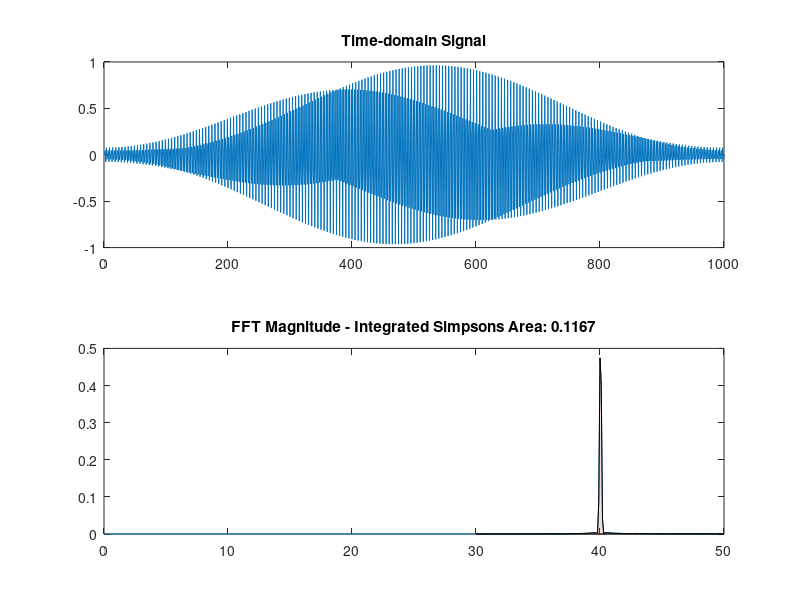

Source code (MATLAB):
function matlab_script()

    % Constants
    TIMESTEP = 0.01;
    NUMSAMPLES = 1000;
    MOD_FREQ_HZ = 40;
    CHANNEL_SEPARATION_HZ = 40;

    % Main script execution
    signal = generate_signal(TIMESTEP, NUMSAMPLES);
    visualize_signal_and_fft_simpsons(signal, TIMESTEP, MOD_FREQ_HZ, CHANNEL_SEPARATION_HZ);

end

function signal = generate_signal(timestep, numsamples)
    t = linspace(0, numsamples*timestep, numsamples);
    windowed_signal = sin(40.0 * 2.0 * pi * t) .* hamming(numsamples).';
    signal = windowed_signal;
end

function [xf, yf] = fft_calculate(data, timestep)
    yf = abs(fft(data));
    numsamples = length(data);
    freq = 0:1/timestep/numsamples:1/timestep - 1/timestep/numsamples;
    xf = freq(1:numsamples/2);
    yf = yf(1:numsamples/2) * 2.0 / numsamples;
end

function [idx, nearestValue] = find_nearest(array, value)
    [~, idx] = min(abs(array - value));
    nearestValue = array(idx);
end

function result = simpsons_integration(xf, yf, idx_start, idx_stop)
    n = idx_stop - idx_start;
    if mod(n, 2) == 0
        error('Number of intervals should be even for Simpson''s rule.');
    end

    h = (xf(idx_stop) - xf(idx_start)) / n;
    result = 0;

    for i = 0:n
        y = yf(idx_start + i);
        
        if i == 0 || i == n
            result = result + y;
        elseif mod(i, 2) == 0
            result = result + 2*y;
        else
            result = result + 4*y;
        end
    end

    result = result * h/3;
end

function visualize_signal_and_fft_simpsons(signal, timestep, mod_freq_hz, channel_separation_hz)
    [xf, yf] = fft_calculate(signal, timestep);

    freq_start = mod_freq_hz - channel_separation_hz / 2;
    freq_stop = mod_freq_hz + channel_separation_hz / 2;

    [idx_start, ~] = find_nearest(xf, freq_start);
    [idx_stop, ~] = find_nearest(xf, freq_stop);

    % Ensure even number of intervals
    if mod(idx_stop - idx_start, 2) == 0
        idx_stop = idx_stop + 1;
    end

    integrated_area = simpsons_integration(xf, yf, idx_start, idx_stop);

    % Time-domain Signal plot
    subplot(2, 1, 1);
    plot(signal);
    title('Time-domain Signal');
    
    % FFT Magnitude plot
    subplot(2, 1, 2);
    plot(xf, yf);
    hold on;

    % Highlight Area of Interest
    freq_start = mod_freq_hz - (channel_separation_hz * 0.25);
    freq_stop = mod_freq_hz + (channel_separation_hz * 0.25);
    [idx_start, ~] = find_nearest(xf, freq_start);
    [idx_stop, ~] = find_nearest(xf, freq_stop);

    area(xf(idx_start:idx_stop), yf(idx_start:idx_stop), 'FaceAlpha', 0.2);
    title(['FFT Magnitude - Integrated Simpsons Area: ', num2str(integrated_area, '%.4f')]);
    hold off;
end
